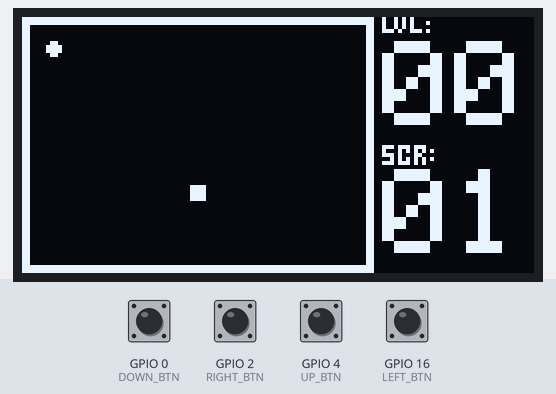
Simulated run of this program. Board: ESP32. Shown: 128×64 one-colour display. The test bench sets the inputs (shaded band); at power-on: GPIO 0 (DOWN_BTN), GPIO 2 (RIGHT_BTN), GPIO 4 (UP_BTN), GPIO 16 (LEFT_BTN) HIGH.

Above: at 1.24 s.
1.3 s: GPIO 0 (DOWN_BTN) pulled LOW for 0.15 s
At 1.44 s:
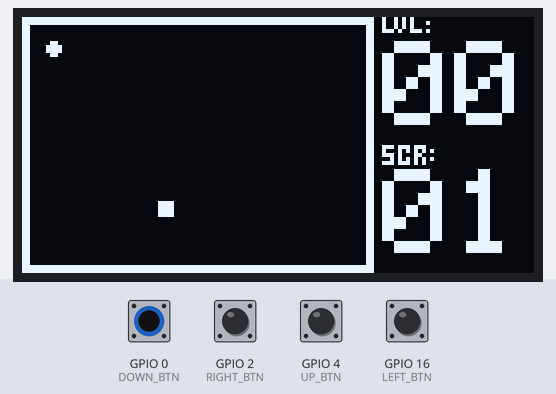
2.9 s: GPIO 2 (RIGHT_BTN) pulled LOW for 0.15 s
At 3.01 s:
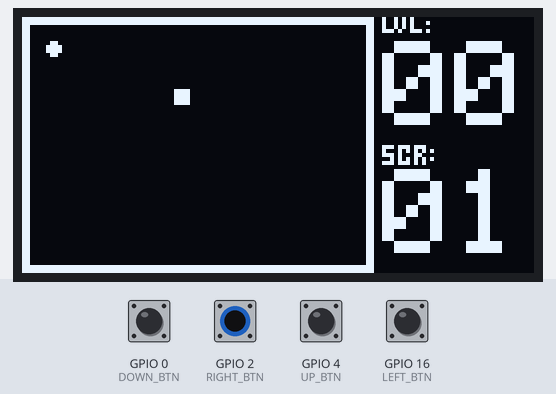
4.5 s: GPIO 4 (UP_BTN) pulled LOW for 0.15 s
At 4.65 s:
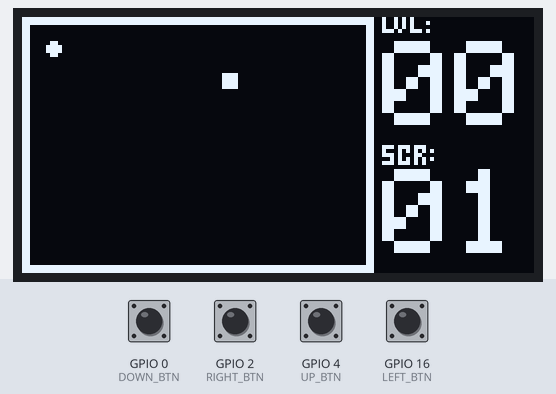
6.1 s: GPIO 16 (LEFT_BTN) pulled LOW for 0.15 s
At 6.23 s:
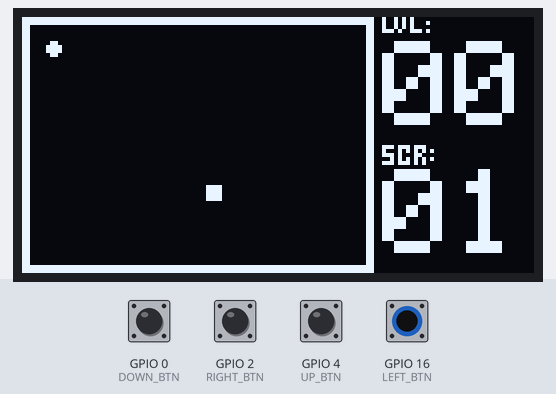
7.7 s: GPIO 0 (DOWN_BTN) pulled LOW for 1 s
At 7.8 s:
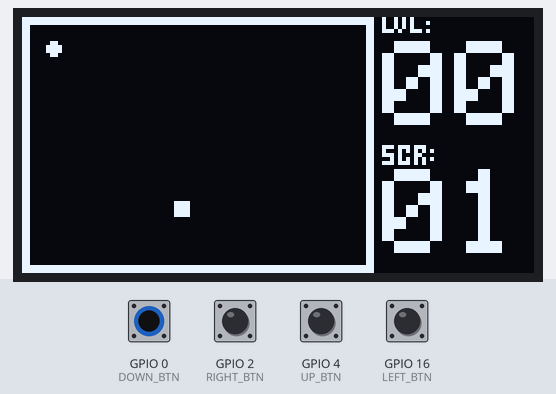
10.2 s: GPIO 2 (RIGHT_BTN) pulled LOW for 1 s
At 10.3 s:
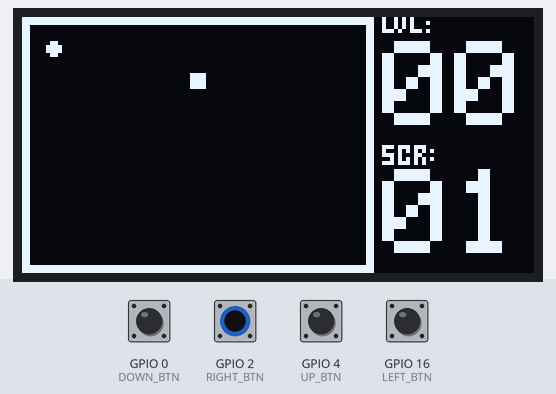

The program:

main.cpp
```cpp
#include <Arduino.h>
#include <SPI.h>
#include <Wire.h>
#include <Adafruit_GFX.h>
#include <Adafruit_SSD1306.h>

#include <Snake.h>

using namespace std;

#define SCREEN_WIDTH 128 // OLED display width, in pixels
#define SCREEN_HEIGHT 64 // OLED display height, in pixels

#define BORDER 4

// Declaration for an SSD1306 display connected to I2C (SDA, SCL pins)
// The pins for I2C are defined by the Wire-library.
// On an arduino UNO:       A4(SDA), A5(SCL)
// On an arduino MEGA 2560: 20(SDA), 21(SCL)
// On an arduino LEONARDO:   2(SDA),  3(SCL), ...
#define OLED_RESET -1		// Reset pin # (or -1 if sharing Arduino reset pin)
#define SCREEN_ADDRESS 0x3C ///< See datasheet for Address; 0x3D for 128x64, 0x3C for 128x32
Adafruit_SSD1306 display(SCREEN_WIDTH, SCREEN_HEIGHT, &Wire, OLED_RESET);
Adafruit_SSD1306 *p_display;

// Button pins
#define LEFT_BTN 16
#define RIGHT_BTN 2
#define UP_BTN 4
#define DOWN_BTN 0

int level;
int period;

// BITMAPS
// 'apple', 4x4px
const int bmp_apple_w = 4;
const int bmp_apple_h = 4;
const unsigned char bmp_apple [] PROGMEM = {
	0x60, 0xf0, 0xf0, 0x60
};

// 'lvl' 13x4px
const int bmp_lvl_w = 12;
const int bmp_lvl_h = 4;
const unsigned char bmp_lvl [] PROGMEM = {
	0x95, 0x00, 0x95, 0x10, 0x95, 0x00, 0xe9, 0xd0
};

// 'scr', 13x5px
const int bmp_scr_w = 13;
const int bmp_scr_h = 5;
const unsigned char bmp_scr [] PROGMEM = {
	0xee, 0xe0, 0x8a, 0xa8, 0xe8, 0xc0, 0x2a, 0xa8, 0xee, 0xa0
};

// FUNCTION DECLARATIONS
char getKey();
void drawSnake(int x, int y);
void drawApple(int x, int y);
void drawLvl(int level);
void drawScr(int score);
void drawPostScore(Game game);
void drawGrid(Game game);
void flashInverted(Adafruit_SSD1306 display);

void setup()
{
	Serial.begin(115200);

	// SSD1306_SWITCHCAPVCC = generate display voltage from 3.3V internally
	if (!display.begin(SSD1306_SWITCHCAPVCC, SCREEN_ADDRESS))
	{
		Serial.println(F("SSD1306 allocation failed"));
		for (;;); // Don't proceed, loop forever
	}

	// Clear initial display buffer contents --
	// the library initializes this with an Adafruit splash screen.
	display.clearDisplay();

	level = 0;
	period = 1000;

  pinMode(LEFT_BTN, INPUT_PULLUP);
  pinMode(RIGHT_BTN, INPUT_PULLUP);
  pinMode(UP_BTN, INPUT_PULLUP);
  pinMode(DOWN_BTN, INPUT_PULLUP);
}

void loop()
{
	Game game = newGame();

	while (!game->gameOver) {
    char inputChar = getKey();
		drawGrid(game);
		drawLvl(level);
		drawScr(game->length);
		display.display();
		display.clearDisplay();

		tick(inputChar, game);
		delay(40);
	}

  Serial.println("GAME OVER");


	deleteGame(game);
}


// FUNCTION DEFINITIONS

char getKey() {
  // read the state of the switch into a local variable:
  int up = digitalRead(UP_BTN);
  int down = digitalRead(DOWN_BTN);
  int left = digitalRead(LEFT_BTN);
  int right = digitalRead(RIGHT_BTN);

  if (up == LOW) {
    return 'w';
  } else if (down == LOW) {
    return 's';
  } else if (right == LOW) {
    return 'd';
  } else if (left == LOW) {
    return 'a';
  } else {
    return ' ';
  }
}

void drawSnake(int x, int y) {
  display.fillRect(SIZE*x + 2, SIZE*y + 2, SIZE, SIZE, SSD1306_WHITE);
}
void drawApple(int x, int y) {
  display.drawBitmap(SIZE*x + 2, SIZE*y + 2, bmp_apple, bmp_apple_w, bmp_apple_h, SSD1306_WHITE);
}

void drawLvl(int level) {
  char lvl_x = COLS*SIZE + BORDER + 2;
  char lvl_y = 0;
  char str[4];
  sprintf(str, "%02d", level);
  display.setTextSize(3);
  display.setTextColor(SSD1306_WHITE);
  display.drawBitmap(lvl_x, lvl_y, bmp_lvl, bmp_lvl_w, bmp_lvl_h, SSD1306_WHITE);
  display.setCursor(lvl_x, lvl_y + 6);
  display.write(str);
}

void drawScr(int score) {
  char scr_x = COLS*SIZE + BORDER + 2;
  char scr_y = 32;
  char str[4];
  sprintf(str, "%02d", score);
  display.setTextSize(3);
  display.setTextColor(SSD1306_WHITE);
  display.drawBitmap(scr_x, scr_y, bmp_scr, bmp_scr_w, bmp_scr_h, SSD1306_WHITE);
  display.setCursor(scr_x, scr_y + 6);
  display.write(str);
}

void drawPostScore(Game game) {
  // Post game over menu
  char str[4];
  sprintf(str, "%02d", game->length);
  display.setTextSize(1);
  display.setTextColor(SSD1306_WHITE);
  display.setCursor(2, display.height()/4);
  display.write("SCORE: ");
  display.setTextSize(2);
  display.setCursor(display.width()/2, 5);
  display.write(str);
}

void drawGrid(Game game) {
  display.drawRect(0, 0, COLS*SIZE + 4, ROWS*SIZE + 4, SSD1306_WHITE);
  display.drawRect(1, 1, COLS*SIZE + 2, ROWS*SIZE + 2, SSD1306_WHITE);

  for (int i = 0; i < ROWS; i++) {
    for (int j = 0; j < COLS; j++) {
      if (game->grid[i][j] > 0) {
        drawSnake(j, i);
      } else if (game->grid[i][j] == APPLE) {
        drawApple(j, i);
      }
    }
  }
}

void drawByKai(Adafruit_SSD1306 display) {
  display.setTextSize(1);
  display.setTextColor(SSD1306_WHITE);
  display.setCursor(display.width()/4, display.height()/2);
  display.write("by Kai");
}

void flashInverted(Adafruit_SSD1306 display) {
  for(char i = 0; i < 3; i++) {
    display.invertDisplay(true);
    delay(100);
    display.invertDisplay(false);
    delay(100);
  }
}
```
